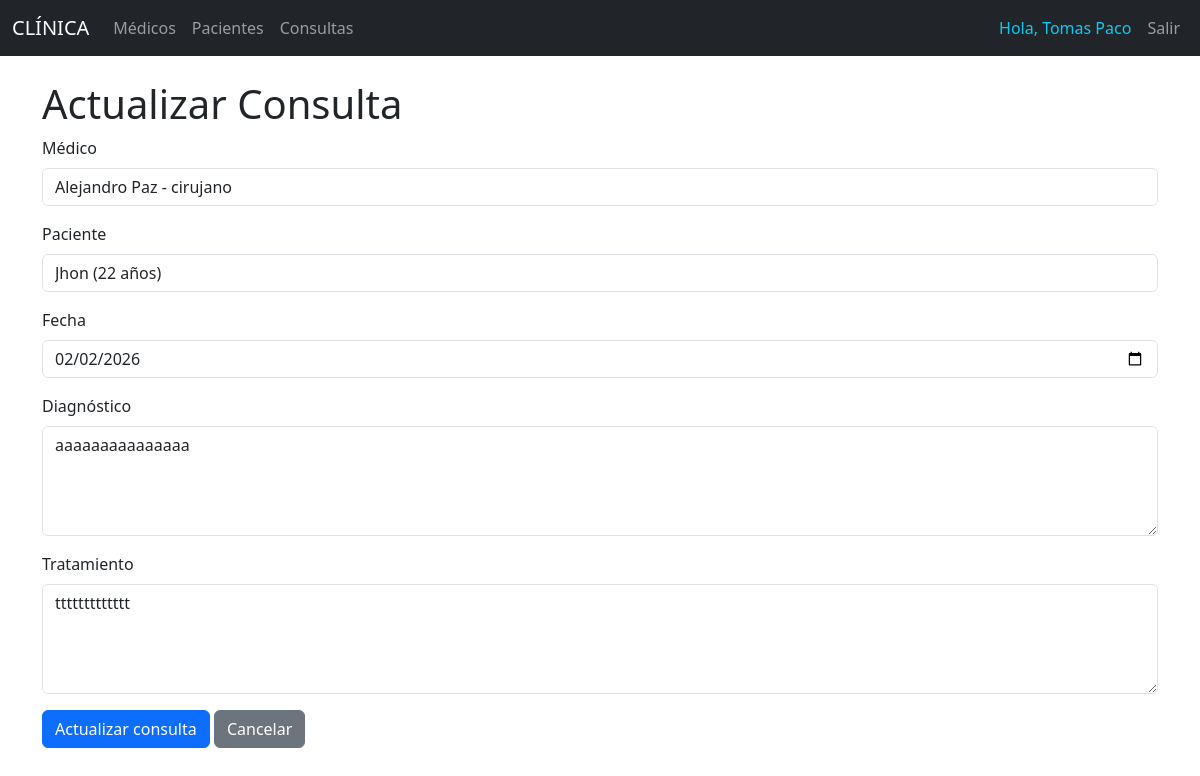
Screenshot of /consultas/edit/1 (signed in) with the database file from the repository.
### models/consulta_model.py (models this page shows, shortened)
class Consulta(db.Model):
    __tablename__ = "consultas"
    id = db.Column(db.Integer, primary_key=True)
    fecha = db.Column(db.DateTime, nullable=False)
    diagnostico = db.Column(db.String(250), nullable=False)
    tratamiento = db.Column(db.String(250), nullable=False)
    medico_id = db.Column(db.Integer, db.ForeignKey('medicos.id'), nullable=False)
    paciente_id = db.Column(db.Integer, db.ForeignKey('pacientes.id'), nullable=False)
    medico = db.relationship('Medico', back_populates='consultas')
    paciente = db.relationship('Paciente', back_populates='consultas')
    @staticmethod
    def get_by_id(id):
        return Consulta.query.get(id)

### models/medico_model.py (models this page shows, shortened)
class Medico(db.Model):
    __tablename__ = "medicos"
    id = db.Column(db.Integer, primary_key=True)
    nombre = db.Column(db.String(80), nullable=False)
    especialidad = db.Column(db.String(100), nullable=False)
    telefono = db.Column(db.String(20), nullable=False)
    correo = db.Column(db.String(100), nullable=False)
    consultas = db.relationship('Consulta', back_populates='medico', cascade="all, delete-orphan")
    def delete(self):
        db.session.delete(self)
        db.session.commit()

### models/paciente_model.py (models this page shows, shortened)
class Paciente(db.Model):
    __tablename__ = "pacientes"
    id = db.Column(db.Integer, primary_key=True)
    nombre = db.Column(db.String(80), nullable=False)
    edad = db.Column(db.Integer, nullable=False)
    direccion = db.Column(db.String(200), nullable=False)
    telefono = db.Column(db.String(20), nullable=False)
    consultas = db.relationship('Consulta', back_populates='paciente', cascade="all, delete-orphan")
    def delete(self):
        db.session.delete(self)
        db.session.commit()

### controllers/consulta_controller.py (the view, shortened to what this page needs)
@consulta_bp.route("/edit/<int:id>", methods=['GET', 'POST'])
def edit(id):
    consulta = Consulta.get_by_id(id)
    medicos = Medico.query.all()
    pacientes = Paciente.query.all()
    return consulta_view.edit(consulta, medicos, pacientes)

### run.py (called while the page is built)
@app.context_processor
def inject_active_path():
    def is_active(path):
        return 'active' if request.path == path else ''
    return(dict(is_active = is_active))

### view/consulta_view.py (called while the page is built)
def edit(consulta, medicos, pacientes):
    return render_template('consultas/edit.html', consulta=consulta, medicos=medicos, pacientes=pacientes)

### templates/consultas/edit.html (shortened to what this page needs)
{% extends 'base.html' %}
{% block content %}
<h1>Actualizar Consulta</h1>
<form action="{{ url_for('consulta.edit', id=consulta.id) }}" method="POST">
    <div class="mb-3">
        <label for="" class="form-label">Médico</label>
        <select name="medico_id" class="form-control" required>
            {% for medico in medicos %}
                <option value="{{ medico.id }}" {% if medico.id == consulta.medico_id %} selected {% endif %}>
                    {{ medico.nombre }} - {{ medico.especialidad }}
                </option>
            {% endfor %}
        </select>
    </div>
    <div class="mb-3">
        <label for="" class="form-label">Paciente</label>
        <select name="paciente_id" class="form-control" required>
            {% for paciente in pacientes %}
                <option value="{{ paciente.id }}" {% if paciente.id == consulta.paciente_id %} selected {% endif %}>
                    {{ paciente.nombre }} ({{ paciente.edad }} años)
                </option>
            {% endfor %}
        </select>
    </div>
    <div class="mb-3">
        <label for="" class="form-label">Fecha</label>
        <input type="date" class="form-control" name="fecha" value="{{ consulta.fecha.strftime('%Y-%m-%d') }}" required>
    </div>
    <div class="mb-3">
        <label for="" class="form-label">Diagnóstico</label>
        <textarea class="form-control" name="diagnostico" rows="4" required>{{ consulta.diagnostico }}</textarea>
    </div>
    <div class="mb-3">
        <label for="" class="form-label">Tratamiento</label>
        <textarea class="form-control" name="tratamiento" rows="4" required>{{ consulta.tratamiento }}</textarea>
    </div>
    <button type="submit" class="btn btn-primary">Actualizar consulta</button>
    <a class="btn btn-secondary" href="/consultas/">Cancelar</a>
</form>
{% endblock %}

### rows the page displays
Consulta: medico_id "Alejandro Paz - cirujano", paciente_id "Jhon (22 años)", fecha "02/02/2026", diagnostico "aaaaaaaaaaaaaaa", tratamiento "ttttttttttttt"

### other values shown
{{ session.user_name }} "Tomas Paco"
